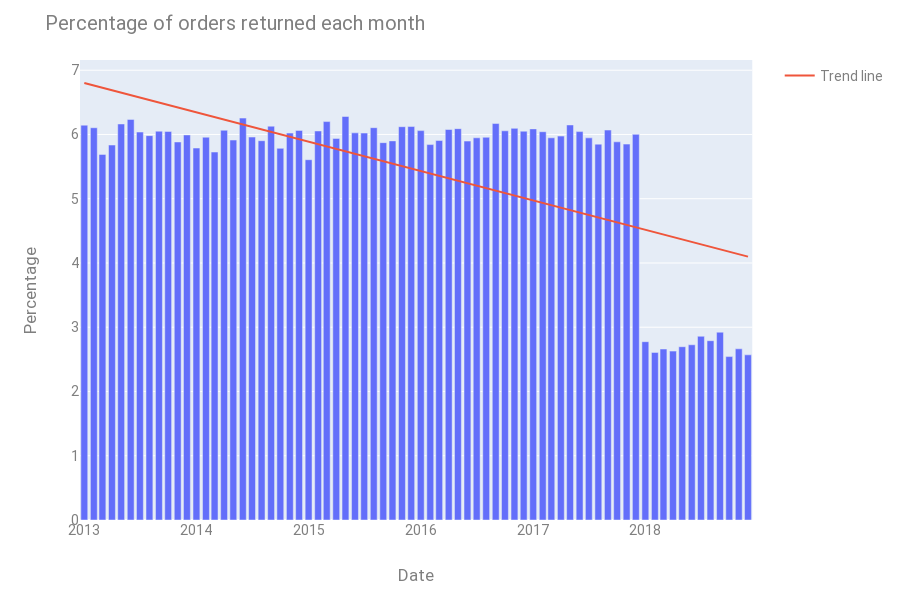

Here is the notebook cell this chart was saved with:
### Code cell
graph_data = data.copy()
graph_data = graph_data.groupby(['Order_Month', 'Is_Returned']).size().reset_index(name='Count')

def fill_percentage(row):
    if row['Is_Returned'] == False:
        return np.nan
    not_returned = graph_data[(graph_data['Order_Month'] == row['Order_Month']) & (graph_data['Is_Returned'] == False)].iloc[0]['Count']
    return (row['Count'] / (row['Count'] + not_returned)) * 100

graph_data['Percentage'] = graph_data.apply(
    lambda row:
        fill_percentage(row),
    axis = 1)
graph_data = graph_data[pd.notnull(graph_data['Percentage'])]

fig = px.bar(graph_data, x="Order_Month", y="Percentage")

x = pd.to_numeric(graph_data['Order_Month'].to_numpy(), downcast='integer').reshape((-1, 1))
y = graph_data['Percentage'].to_numpy()
model = LinearRegression().fit(x, y)

fig.add_trace(go.Scatter(x=graph_data['Order_Month'], y=model.predict(x),
                    mode='lines',
                    name='Trend line'))

print('Accuracy: %2.2f' % (model.score(x, y) * 100) + '%')

fig.update_layout(
    title_text="Percentage of orders returned each month",
    xaxis_title="Date",
    yaxis_title="Percentage",
    font=dict(
        family="Roboto",
        size=14,
        color="#7f7f7f"
    )
)

fig.show()
